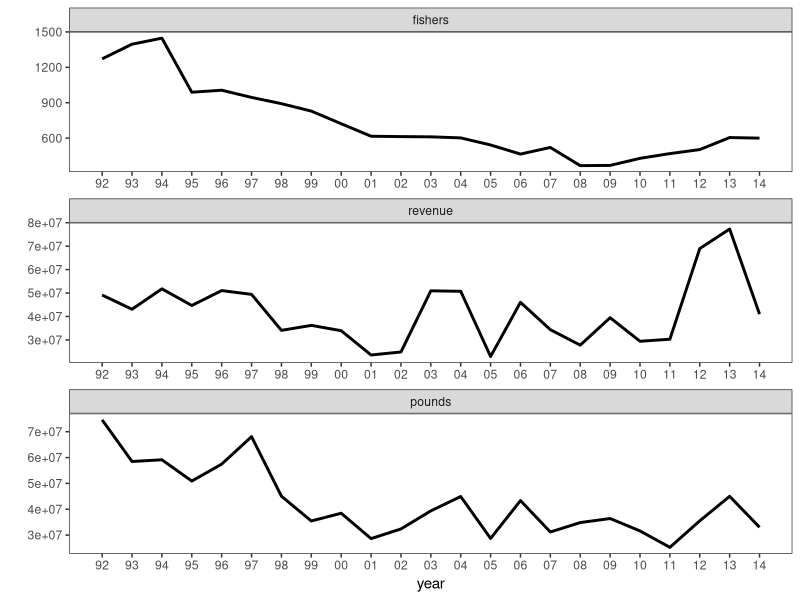
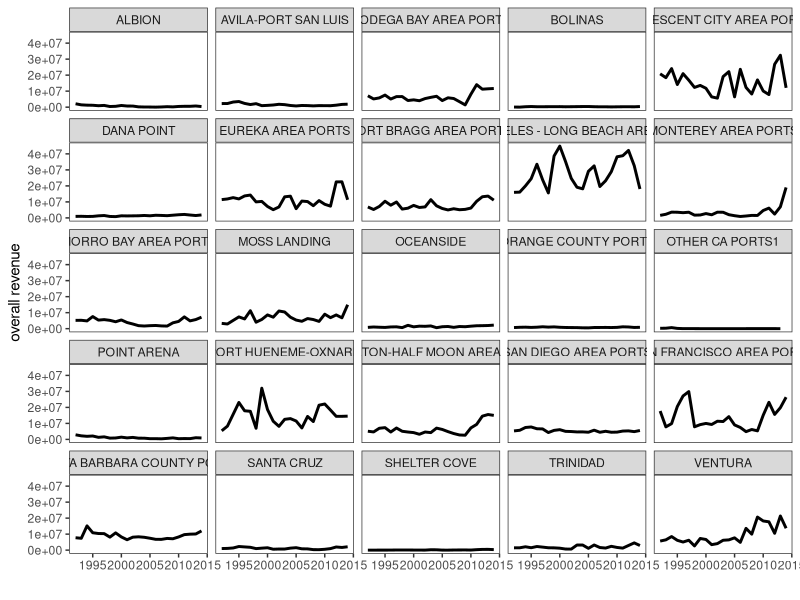
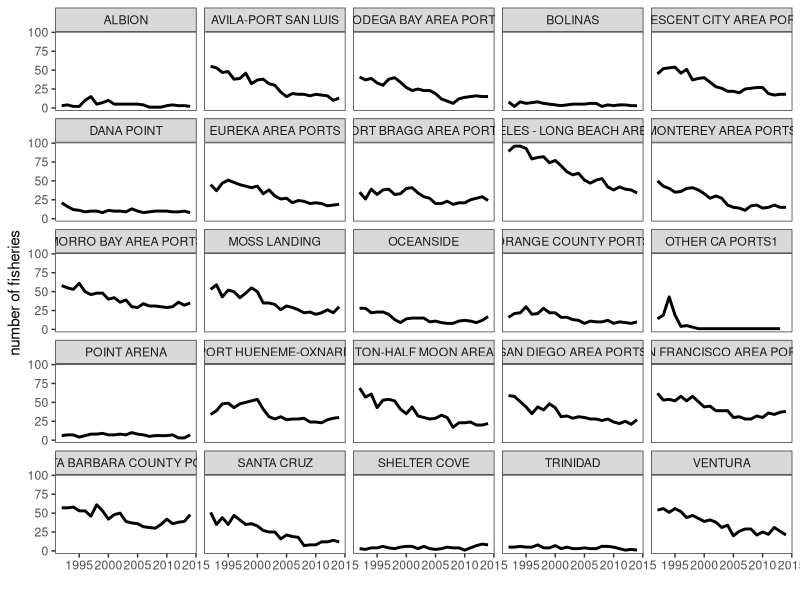
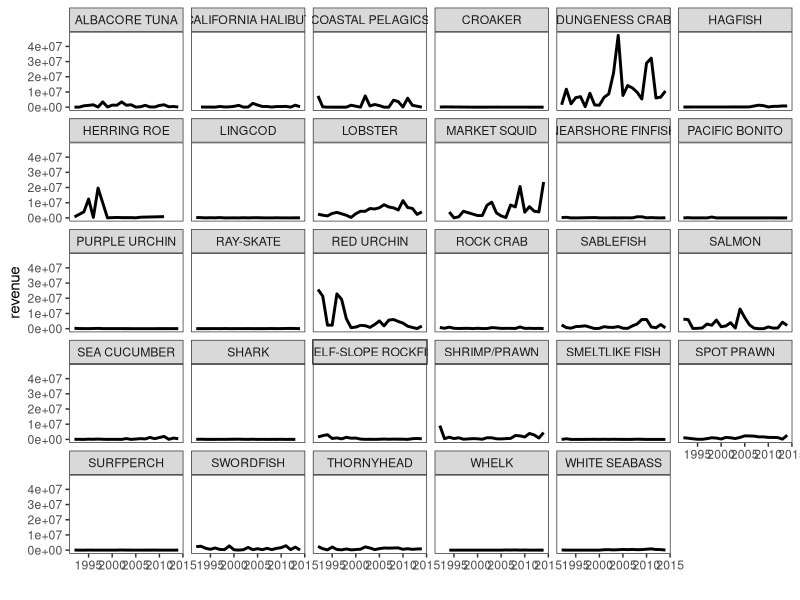
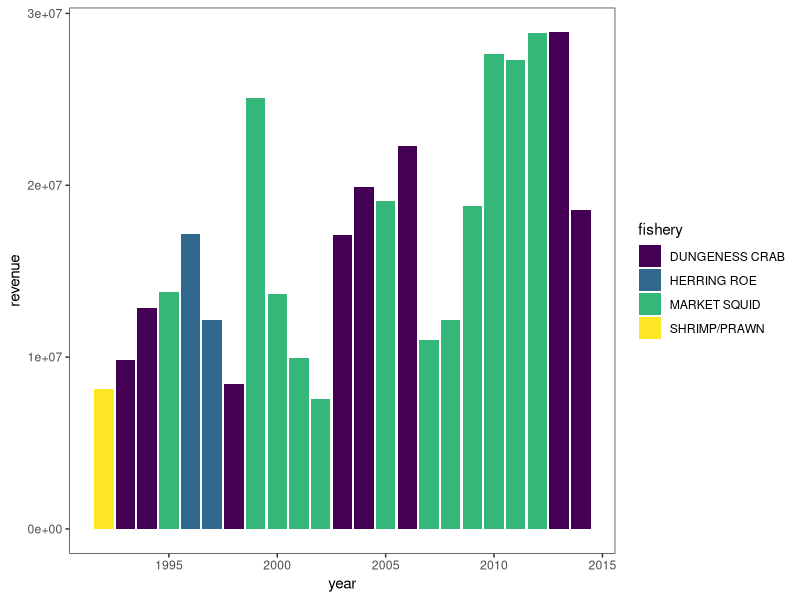

R code for these plots, in order:
## ---- chunk 1
knitr::opts_chunk$set(echo = TRUE)
## ---- chunk 2
# Code for a summary of the timeseries data for all of CA, pulled from all_ca_summary.R
library(reshape2)
library(ggplot2)

ca_summary <- read.csv("Data/ca_summary_92-14.csv")

# Overall trends across timeseries --------------------------------------------
summary_long <- melt(ca_summary, id="year")  # convert to long form for faceted graph
summary_long$year <- as.numeric(summary_long$year)

# Create list to use as year labels in graph
years <- c("92", "93", "94", "95", "96", "97", "98", "99", "00", "01", "02", 
           "03", "04", "05", "06", "07", "08", "09", "10", "11", "12", "13", "14")

summary_plot <- ggplot(summary_long, aes(x = year, y = value)) + 
  theme_bw() +
  geom_line(size = 1) +  
  ylab(" ") + 
  scale_x_continuous(labels=years, breaks=ca_summary$year) +
  theme(panel.grid.major = element_blank(), panel.grid.minor = element_blank()) +
  facet_wrap(~variable, scale="free", ncol = 1)
## ---- chunk 3
summary_plot
## ---- chunk 4
# Code for total revenue per port graph, from CA_port_landings.R
library(dplyr)
library(tidyr)
library(reshape2)
library(ggplot2)

# Read in all landings data
port_landings <- read.csv("Data/port_landings_updated.csv")

pl <- port_landings %>% drop_na()  # remove NAs
pl <- pl[order(pl$year, pl$port, -pl$ex.vessel_revenue), ]  # order by revenue

# Total revenue per port per year
pl_revenue <- group_by(pl, year, port) %>% summarize(revenue = sum(ex.vessel_revenue))
pl_revenue <- pl_revenue %>% filter(port != "OTHER CA PORTS")  # remove empty port category

total_revenue <- ggplot(pl_revenue, aes(x = year, y = revenue)) + 
  theme_bw() +
  geom_line(size=1) +  
  ylab("overall revenue") + xlab(" ") +
  theme(panel.grid.major = element_blank(), panel.grid.minor = element_blank()) +
  facet_wrap(~port, ncol = 5)
## ---- chunk 5
total_revenue
## ---- chunk 6
# Code for numer of fisheries per port graph, from CA_port_landings.R
library(dplyr)
library(tidyr)
library(reshape2)
library(ggplot2)

# Read in all landings data
port_landings <- read.csv("Data/port_landings_updated.csv")

pl_fishgear <- pl %>% unite(fishgear, fishery, gear, sep = " - ")
pl_fishgear$fishgear <- as.factor(pl_fishgear$fishgear)
pl_fishgear <- pl_fishgear %>% filter(port != "OTHER CA PORTS")

pl_count <- count(pl_fishgear, year, port)

fisheries_number <- ggplot(pl_count, aes(x = year, y = n)) + 
  theme_bw() +
  geom_line(size=1) +  
  ylab("number of fisheries") + xlab(" ") +
  theme(panel.grid.major = element_blank(), panel.grid.minor = element_blank()) +
  facet_wrap(~port, ncol = 5)
## ---- chunk 7
fisheries_number
## ---- chunk 8
# Code for plot of revenue by fisheries species, from species_revenue.R
library(dplyr)
library(reshape2)
library(ggplot2)

port_landings <- read.csv("Data/port_landings_updated.csv")

fish_sums <- group_by(port_landings, year, port, fishery) %>% 
  summarize(revenue = sum(ex.vessel_revenue))
fish_sums <- fish_sums %>% drop_na()
fish_sums2 <-  group_by(fish_sums, year, fishery) %>% 
  summarize(revenue = sum(revenue))

fish_revenue_sum <- ggplot(fish_sums2, aes(x = year, y = revenue)) +
  theme_bw() +
  geom_line(size=1) +  
  ylab("revenue") + xlab(" ") +
  theme(panel.grid.major = element_blank(), panel.grid.minor = element_blank()) +
  facet_wrap(~fishery, ncol = 6)
## ---- chunk 9
fish_revenue_sum
## ---- chunk 10
# Code for overall most revenue-producing species per year, from CA_port_landings.R
library(dplyr)
library(tidyr)
library(reshape2)
library(ggplot2)
library(viridis)

# Read in all landings data
port_landings <- read.csv("Data/port_landings_updated.csv")

pl_max_yr <- pl %>% 
  arrange(year, desc(ex.vessel_revenue)) %>% 
  group_by(year) %>%
  slice(1:1)

max_revenue_yr <- ggplot(pl_max_yr, aes(y = ex.vessel_revenue, x = year, fill = fishery)) +
  geom_bar(position = "dodge", stat = "identity") +
  ylab("revenue") +
  theme_bw() +
  theme(panel.grid.major = element_blank(), panel.grid.minor = element_blank()) +
  scale_fill_viridis(discrete=TRUE)
## ---- chunk 11
max_revenue_yr
